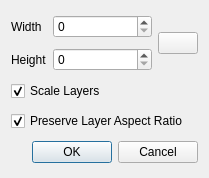
<?xml version="1.0" encoding="UTF-8"?>
<ui version="4.0">
 <class>ResizeDialog</class>
 <widget class="QDialog" name="ResizeDialog">
  <property name="geometry">
   <rect>
    <x>0</x>
    <y>0</y>
    <width>209</width>
    <height>178</height>
   </rect>
  </property>
  <property name="windowTitle">
   <string>Resize Document</string>
  </property>
  <layout class="QGridLayout" name="gridLayout">
   <item row="1" column="0">
    <widget class="QLabel" name="label_2">
     <property name="sizePolicy">
      <sizepolicy hsizetype="Fixed" vsizetype="Preferred">
       <horstretch>0</horstretch>
       <verstretch>0</verstretch>
      </sizepolicy>
     </property>
     <property name="text">
      <string>Height</string>
     </property>
    </widget>
   </item>
   <item row="4" column="0" colspan="3">
    <widget class="QDialogButtonBox" name="buttonBox">
     <property name="orientation">
      <enum>Qt::Horizontal</enum>
     </property>
     <property name="standardButtons">
      <set>QDialogButtonBox::Cancel|QDialogButtonBox::Ok</set>
     </property>
    </widget>
   </item>
   <item row="0" column="0">
    <widget class="QLabel" name="label">
     <property name="sizePolicy">
      <sizepolicy hsizetype="Fixed" vsizetype="Preferred">
       <horstretch>0</horstretch>
       <verstretch>0</verstretch>
      </sizepolicy>
     </property>
     <property name="text">
      <string>Width</string>
     </property>
    </widget>
   </item>
   <item row="0" column="2" rowspan="2">
    <layout class="QVBoxLayout" name="verticalLayout">
     <item>
      <widget class="QPushButton" name="check_aspect">
       <property name="sizePolicy">
        <sizepolicy hsizetype="Fixed" vsizetype="Fixed">
         <horstretch>0</horstretch>
         <verstretch>0</verstretch>
        </sizepolicy>
       </property>
       <property name="toolTip">
        <string>Lock Apect Ratio</string>
       </property>
       <property name="text">
        <string notr="true"/>
       </property>
       <property name="icon">
        <iconset theme="lock">
         <normaloff>.</normaloff>.</iconset>
       </property>
       <property name="checkable">
        <bool>true</bool>
       </property>
       <property name="checked">
        <bool>false</bool>
       </property>
      </widget>
     </item>
    </layout>
   </item>
   <item row="2" column="0" colspan="3">
    <widget class="QCheckBox" name="check_scale_layers">
     <property name="text">
      <string>Scale Layers</string>
     </property>
     <property name="checked">
      <bool>true</bool>
     </property>
    </widget>
   </item>
   <item row="3" column="0" colspan="3">
    <widget class="QCheckBox" name="check_layer_ratio">
     <property name="text">
      <string>Preserve Layer Aspect Ratio</string>
     </property>
     <property name="checked">
      <bool>true</bool>
     </property>
    </widget>
   </item>
   <item row="0" column="1">
    <widget class="QSpinBox" name="spin_width">
     <property name="sizePolicy">
      <sizepolicy hsizetype="Expanding" vsizetype="Fixed">
       <horstretch>0</horstretch>
       <verstretch>0</verstretch>
      </sizepolicy>
     </property>
     <property name="maximum">
      <number>99999</number>
     </property>
    </widget>
   </item>
   <item row="1" column="1">
    <widget class="QSpinBox" name="spin_height">
     <property name="sizePolicy">
      <sizepolicy hsizetype="Expanding" vsizetype="Fixed">
       <horstretch>0</horstretch>
       <verstretch>0</verstretch>
      </sizepolicy>
     </property>
     <property name="maximum">
      <number>99999</number>
     </property>
    </widget>
   </item>
  </layout>
 </widget>
 <resources/>
 <connections>
  <connection>
   <sender>buttonBox</sender>
   <signal>accepted()</signal>
   <receiver>ResizeDialog</receiver>
   <slot>accept()</slot>
   <hints>
    <hint type="sourcelabel">
     <x>26</x>
     <y>158</y>
    </hint>
    <hint type="destinationlabel">
     <x>20</x>
     <y>20</y>
    </hint>
   </hints>
  </connection>
  <connection>
   <sender>buttonBox</sender>
   <signal>rejected()</signal>
   <receiver>ResizeDialog</receiver>
   <slot>reject()</slot>
   <hints>
    <hint type="sourcelabel">
     <x>26</x>
     <y>158</y>
    </hint>
    <hint type="destinationlabel">
     <x>20</x>
     <y>20</y>
    </hint>
   </hints>
  </connection>
  <connection>
   <sender>check_scale_layers</sender>
   <signal>toggled(bool)</signal>
   <receiver>check_layer_ratio</receiver>
   <slot>setEnabled(bool)</slot>
   <hints>
    <hint type="sourcelabel">
     <x>68</x>
     <y>92</y>
    </hint>
    <hint type="destinationlabel">
     <x>65</x>
     <y>121</y>
    </hint>
   </hints>
  </connection>
  <connection>
   <sender>spin_height</sender>
   <signal>valueChanged(int)</signal>
   <receiver>ResizeDialog</receiver>
   <slot>height_changed(int)</slot>
   <hints>
    <hint type="sourcelabel">
     <x>141</x>
     <y>58</y>
    </hint>
    <hint type="destinationlabel">
     <x>230</x>
     <y>67</y>
    </hint>
   </hints>
  </connection>
  <connection>
   <sender>spin_width</sender>
   <signal>valueChanged(int)</signal>
   <receiver>ResizeDialog</receiver>
   <slot>width_changed(int)</slot>
   <hints>
    <hint type="sourcelabel">
     <x>136</x>
     <y>13</y>
    </hint>
    <hint type="destinationlabel">
     <x>251</x>
     <y>20</y>
    </hint>
   </hints>
  </connection>
  <connection>
   <sender>check_aspect</sender>
   <signal>clicked(bool)</signal>
   <receiver>ResizeDialog</receiver>
   <slot>lock_changed(bool)</slot>
   <hints>
    <hint type="sourcelabel">
     <x>194</x>
     <y>44</y>
    </hint>
    <hint type="destinationlabel">
     <x>225</x>
     <y>45</y>
    </hint>
   </hints>
  </connection>
 </connections>
 <slots>
  <slot>width_changed(int)</slot>
  <slot>height_changed(int)</slot>
  <slot>lock_changed(bool)</slot>
 </slots>
</ui>
